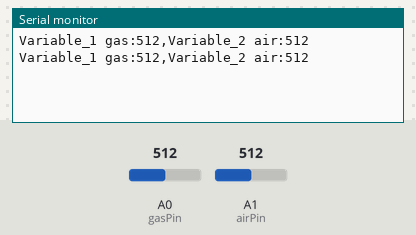
This sketch was run on a simulated Arduino Uno, built with avr-gcc and run on an emulated ATmega328P. Parts: the last lines printed to the serial monitor. The inputs (shaded band) are chosen by the test bench; at power-on: A0 (gasPin) = 512, A1 (airPin) = 512.

Above: at 1.8 s.
1.9 s: A0 (gasPin) set to 716
At 2.8 s:
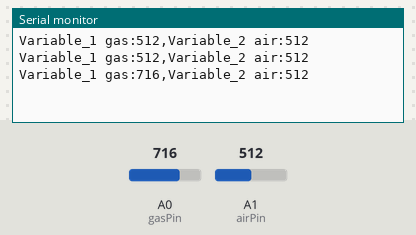
3.4 s: A1 (airPin) set to 716
At 4.5 s:
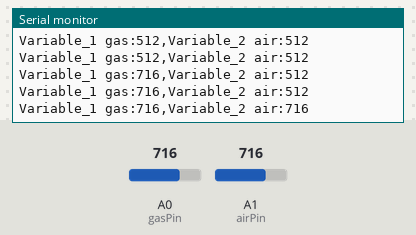
4.9 s: A0 (gasPin) set to 900
At 5.8 s:
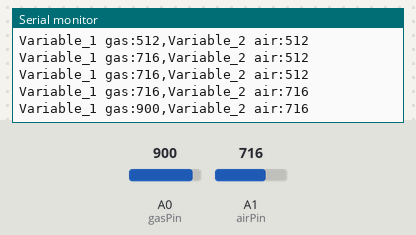
6.4 s: A1 (airPin) set to 900
At 7.8 s:
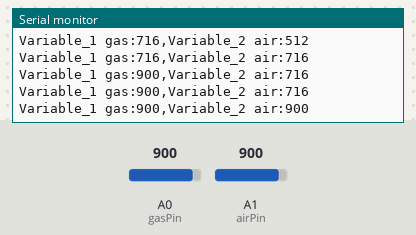
Timing chart, 0 to 8.9 s (numbered marks = the images above; inputs shaded):
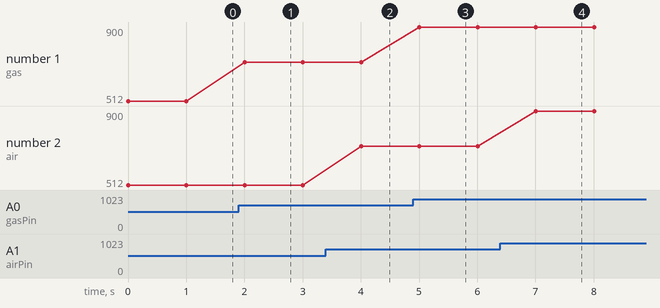

Measured:
- after the input at 1.9 s, the serial monitor: prints a new line after 0.10 s (image 1)
- after the input at 3.4 s, the serial monitor: prints a new line after 0.60 s (image 2)
- after the input at 4.9 s, the serial monitor: prints a new line after 0.10 s (image 3)
- after the input at 6.4 s, the serial monitor: prints a new line after 0.61 s (image 4)
- plotted number 1: 512 → 716 after the input at 1.9 s, 716 → 900 after the input at 4.9 s

The sketch:

Sensors_prueba1.ino
```cpp
const int gasPin = A0; //Gas sensor output pin to Arduino analog A0 pin
const int airPin = A1; //

void setup() {
  // put your setup code here, to run once:
  Serial.begin(9600); //Initialize serial port - 9600 bps

}

void loop() {
  int gas = analogRead(gasPin);
  int air = analogRead(airPin);
  // put your main code here, to run repeatedly:
  Serial.print("Variable_1 gas:");
  Serial.print(gas);
  Serial.print(",");
  Serial.print("Variable_2 air:");
  Serial.println(air);
  delay(1000); //Print values every 1 sec.
}
```
